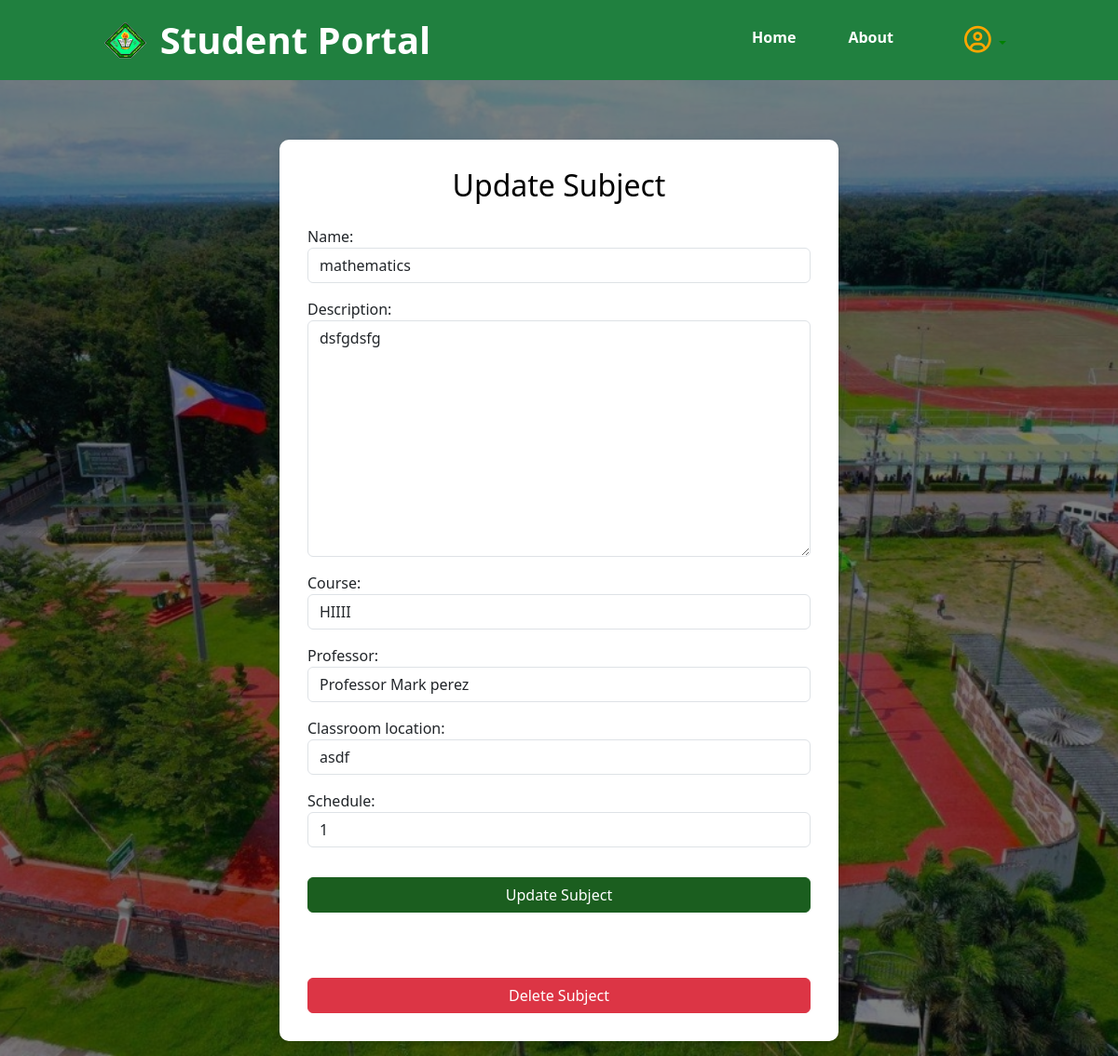
Screenshot of /myapp/subjects/update/1/ (signed in) with the database file from the repository.
### myapp/models.py (models this page shows, shortened)
class Subject(models.Model):
    name = models.CharField(max_length=100)
    description = models.TextField(blank=True, null=True)
    course = models.ForeignKey(Course, on_delete=models.CASCADE)
    professor = models.ForeignKey(Professor, on_delete=models.CASCADE)
    classroom_location = models.CharField(max_length=255, blank=True, null=True)
    schedule = models.CharField(max_length=100, blank=True, null=True)

### myapp/views.py (the view)
# urls.py: path('subjects/update/<int:subject_id>/', views.update_subject, name='update_subject'),
@login_required
def update_subject(request, subject_id):
    subject = get_object_or_404(Subject, id=subject_id)
    if request.method == 'POST':
        form = SubjectForm(request.POST, instance=subject)
        if form.is_valid():
            form.save()
            return redirect('subjects_list')
    else:
        form = SubjectForm(instance=subject)
    return render(request, 'pages/update_subject.html', {'form': form, 'subject': subject})

### myapp/forms.py
class SubjectForm(forms.ModelForm):
    class Meta:
        model = Subject
        fields = ['name', 'description', 'course', 'professor', 'classroom_location', 'schedule']

### myapp/models.py (called while the page is built)
    def __str__(self):
        return f'Professor {self.first_name} {self.last_name}'

    def __str__(self):
        return self.title

### myapp/templates/pages/update_subject.html (shortened to what this page needs)
{% extends 'pages/index.html' %}
{% load static widget_tweaks %}
{% block content %}
    {% include 'pages/navbar.html' %}
    <div class="registration-main">
        <div class="registration-container container mt-5"
             style="background-color: white; padding: 30px; border-radius: 10px; max-width: 600px; width: 100%; box-shadow: 0 4px 8px rgba(0,0,0,0.1);">
            <h2 class="text-center mb-4 text-black">Update Subject</h2>
            <form method="post">
                <div class="form-group">
                    {% for field in form %}
                        <div class="form-group mb-3">
                            {{ field.label_tag }}
                            {% render_field field class="form-control" %}
                        </div>
                    {% endfor %}
                </div>
                <button type="submit" class="btn btn-primary w-100 mt-3">Update Subject</button>
            </form>
            <form action="{% url 'delete_subject' subject.id %}" method="post" style="margin-top: 20px;">
                <button type="submit" class="btn btn-danger w-100">Delete Subject</button>
            </form>
        </div>
    </div>
{% endblock %}

### myapp/static/css/style.css (style rules this page uses)
* { box-sizing: border-box; }
.form-control { border-radius: 30px; }
.btn-primary { margin-bottom: 50px; width: 100%; border-radius: 30px; background-color: #1B5E1F !important; border-color: #1B5E1F!important; }
.registration-main { position: relative; display: flex; align-items: flex-start; justify-content: space-between; padding: 1rem 2rem; min-height: 100vh; overflow: hidden; }
.registration-main::before { content: ""; position: absolute; top: 0; left: 0; width: 100%; height: 100%; background: url("../images/cvsu-main.jpg") no-repeat center center; background-size: cover; filter: brightness(50%); z-index: -1; }

### rows the page displays
Subject: name "mathematics" "dsfgdsfg" "HIIII" "Professor Mark perez" "asdf" "1"

### other values shown
{{ field.label_tag }} "Name:" "Description:" "Course:" "Professor:" "Classroom location:" "Schedule:"
